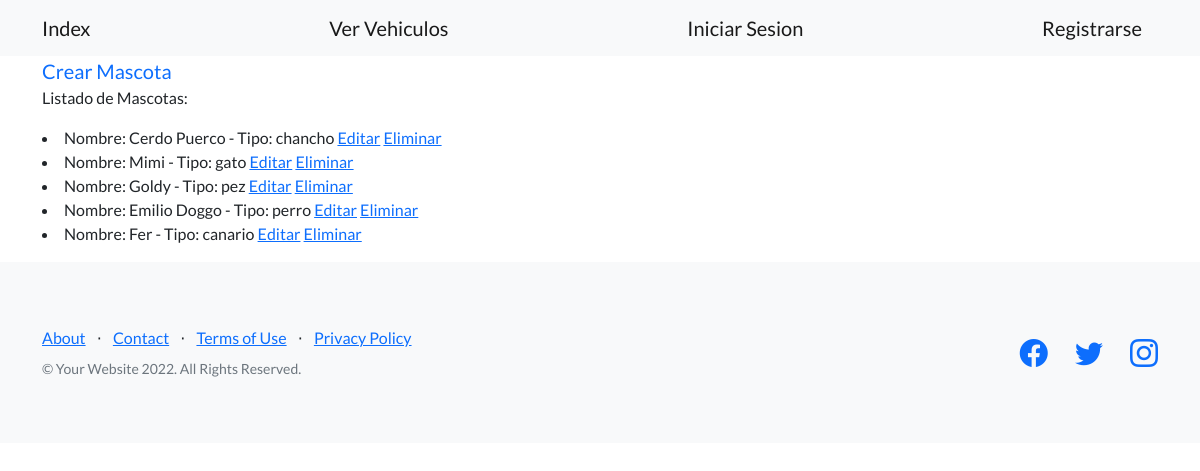
Page /avanzado/mascotas/ on the earlier database version.
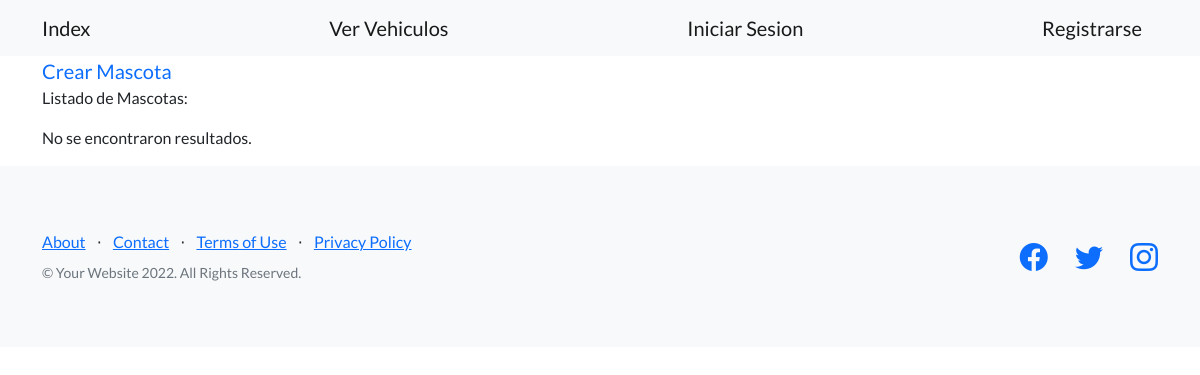
Same page on the later database version.
### avanzado/models.py (models this page shows)
class Mascota(models.Model):
    nombre = models.CharField(max_length=20)
    tipo  = models.CharField(max_length=20)
    edad = models.IntegerField()
    fecha_nacimiento = models.DateField()
    def __str__(self):
        return f'Nombre: {self.nombre} - Tipo: {self.tipo}'

### avanzado/views.py (the view)
# urls.py: path('mascotas/', views.ver_mascotas, name='ver_mascotas'),
def ver_mascotas(request):
    mascotas = Mascota.objects.all()
    return render(request, 'avanzado/ver_mascotas.html', {'mascotas': mascotas})

### avanzado/templates/avanzado/ver_mascotas.html (shortened to what this page needs)
{% extends 'padres/base.html' %}
{% block mi_contenido %}
<a class="navbar-brand" href={% url 'crear_mascota' %}>Crear Mascota</a>
<p>Listado de Mascotas:</p>
<p>
    {% if mascotas %}
        {% for mascota in mascotas %}
            <li>
                {{mascota}}
                <a href={% url 'editar_mascota' mascota.id %}>Editar</a>
                <a href={% url 'eliminar_mascota' mascota.id %}>Eliminar</a>
            </li>
        {% endfor %}
    {% else %}
        <p>No se encontraron resultados.</p>
    {% endif %}
</p>
{% endblock mi_contenido %}

### home/templates/padres/base.html (shortened to what this page needs)
<!DOCTYPE html>
<html lang="en">
    <head>
        {% load static %}
        <link href="https://cdn.jsdelivr.net/npm/bootstrap-icons@1.5.0/font/bootstrap-icons.css" rel="stylesheet" type="text/css" />
        <link href={% static 'css/styles.css'%} rel="stylesheet" />
    </head>
    <body>
        <nav class="navbar navbar-light bg-light static-top">
            <div class="container">
                <a class="navbar-brand" href={% url 'index' %}>Index</a>
                <a class="navbar-brand" href={% url 'ver_vehiculos' %}>Ver Vehiculos</a>
                {% if request.user.is_authenticated %}
                    <a class="navbar-brand" href={% url 'perfil' %}>{{request.user.username}}</a>
                    <a class="navbar-brand" href={% url 'logout' %}>Cerrar Sesion</a>
                {% else %}
                    <a class="navbar-brand" href={% url 'login' %}>Iniciar Sesion</a>
                    <a class="navbar-brand" href={% url 'registrar' %}>Registrarse</a>
                {% endif %}
            </div>
        </nav>
        <div class="container">
        {% block mi_contenido %}
        {% endblock mi_contenido %}
        </div>
        <footer class="footer bg-light">
            <div class="container">
                <div class="row">
                    <div class="col-lg-6 h-100 text-center text-lg-start my-auto">
                        <ul class="list-inline mb-2">
                            <li class="list-inline-item"><a href="#!">About</a></li>
                            <li class="list-inline-item">⋅</li>
                            <li class="list-inline-item"><a href="#!">Contact</a></li>
                            <li class="list-inline-item">⋅</li>
                            <li class="list-inline-item"><a href="#!">Terms of Use</a></li>
                            <li class="list-inline-item">⋅</li>
                            <li class="list-inline-item"><a href="#!">Privacy Policy</a></li>
                        </ul>
                        <p class="text-muted small mb-4 mb-lg-0">&copy; Your Website 2022. All Rights Reserved.</p>
                    </div>
                    <div class="col-lg-6 h-100 text-center text-lg-end my-auto">
                        <ul class="list-inline mb-0">
                            <li class="list-inline-item me-4">
                                <a href="#!"><i class="bi-facebook fs-3"></i></a>
                            </li>
                            <li class="list-inline-item me-4">
                                <a href="#!"><i class="bi-twitter fs-3"></i></a>
                            </li>
                            <li class="list-inline-item">
                                <a href="#!"><i class="bi-instagram fs-3"></i></a>
                            </li>
                        </ul>
                    </div>
                </div>
            </div>
        </footer>
    </body>
</html>

Differences in the rows shown:
removed Mascota: nombre+tipo "Nombre: Cerdo Puerco - Tipo: chancho"
removed Mascota: nombre+tipo "Nombre: Mimi - Tipo: gato"
removed Mascota: nombre+tipo "Nombre: Goldy - Tipo: pez"
removed Mascota: nombre+tipo "Nombre: Emilio Doggo - Tipo: perro"
removed Mascota: nombre+tipo "Nombre: Fer - Tipo: canario"
Other differences:
text now shown: "No se encontraron resultados."
